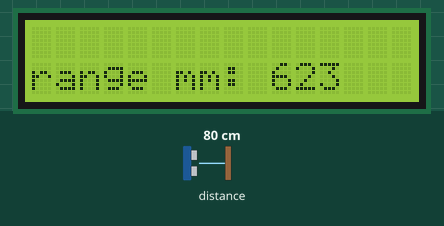
Recording of a sketch running on a simulated Arduino Uno, built with avr-gcc and run on an emulated ATmega328P. On the bench: 16×2 character LCD. The inputs (shaded band) are chosen by the test bench; at power-on: distance to the obstacle 80 cm. What the sketch prints to the serial monitor is not drawn.

Above: at 1.26 s.
1.3 s: distance to the obstacle set to 60 cm
At 2.12 s:
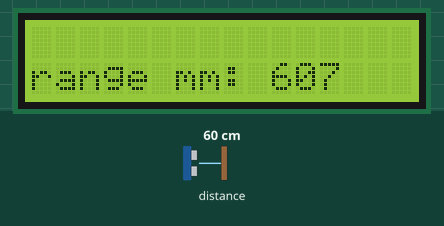
2.8 s: distance to the obstacle set to 2 cm
At 4.06 s:
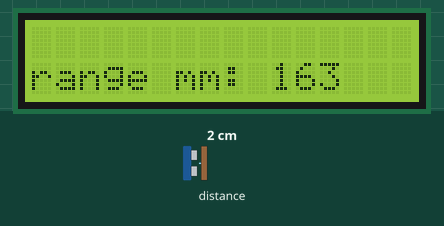
5.8 s: distance to the obstacle set to 9 cm
At 9.1 s:
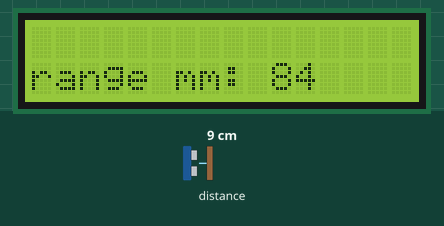
Timing chart, 0 to 10.6 s (numbered marks = the images above; inputs shaded):
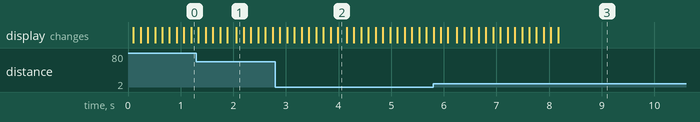

The sketch:

VL53L0_LCD.ino
```cpp
/* adafrut lib and code perform worse than polo's: erratic readings,
errors in debug printout:

sVL53L0X: PerformSingleRangingMeasurement
Range Status: 2 : Signal Fail
RANGE IGNORE THRESHOLD: 0.12
Measured distance: 858 <-- printout from debug code somewhere
Distance (mm): 1086  <-- these are moving-averaged printouts from sketch code,
so adjust slower than the debug printout

sVL53L0X: PerformSingleRangingMeasurement
Range Status: 2 : Signal Fail
RANGE IGNORE THRESHOLD: 0.24
Measured distance: 876
Distance (mm): 894

and large sketch size.

*/

#include "Adafruit_VL53L0X.h"
#include <elapsedMillis.h>  // to .print at interval
#include <LiquidCrystal.h>

elapsedMillis timeElapsed; // declare global so not reset every loop
unsigned int interval = 2000;  // ms for local ser mon print prn

Adafruit_VL53L0X lox = Adafruit_VL53L0X();
LiquidCrystal lcd(8, 9, 4, 5, 6, 7);

void setup() {
  Serial.begin(9600);
  lcd.begin(16, 2);    // 16 col, 2 row LCD
  // wait until serial port opens for native USB devices
  while (! Serial) {
    delay(1);
  }

  Serial.println("Adafruit VL53L0X test");
  if (!lox.begin()) {
    Serial.println(F("Failed to boot VL53L0X"));
    while (1);
  }
  // power
  Serial.println(F("VL53L0X API Simple Ranging example\n\n"));
} // end setup


void loop() {
  VL53L0X_RangingMeasurementData_t measure;
  static int avgRng = 100;

  // Serial.print("Reading a measurement... ");
  lox.rangingTest(&measure, false); // pass in 'true' to get debug data printout!
  int range = measure.RangeMilliMeter;

  // expon MA smoothes output numbers; choose speed vs stability
  // output erratic if fast
  avgRng = (((avgRng * 6) + range) / 7);

  if (measure.RangeStatus != 4)
  {
    lcd.clear();
    lcd.setCursor(0, 1);
    lcd.print("range mm: ");
    lcd.print(avgRng);
  }
  // print to ser. mon. at sane interval
  if (timeElapsed > interval)
  {
 lox.rangingTest(&measure, true);
    if (measure.RangeStatus != 4)
    { // phase failures have incorrect data
      Serial.print("Distance (mm): ");
      Serial.println(avgRng);
    } else
    {
      Serial.println(" out of range ");
    }
    timeElapsed = 0;
  }  // end if time elapsed

  delay(100);
}  // end loop
```
